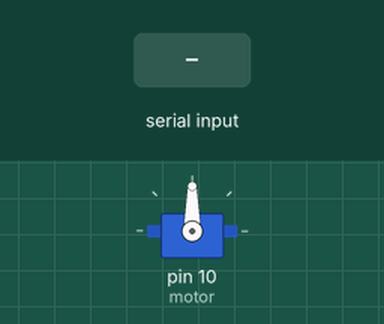
Simulated run of this sketch. Board: Arduino Uno, built with avr-gcc and run on an emulated ATmega328P. Shown: servo. The test bench sets the inputs (shaded band).

Above: at 1.2 s.
1.3 s: "90,45\n" received over Serial
At 2.2 s:
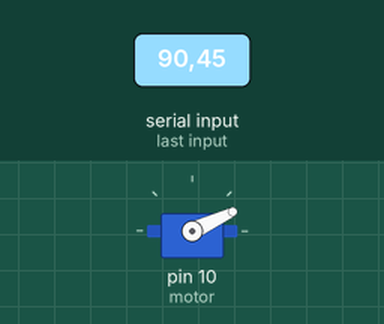
Timing chart, 0 to 4.3 s (numbered marks = the images above; inputs shaded):
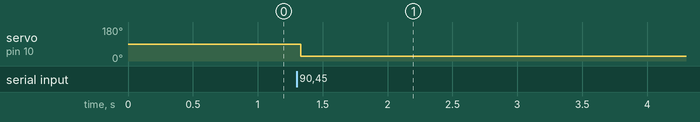

The sketch:

skateboard.ino
```cpp
#include <Servo.h>
#define MaxServoTime 2400 //Real is 2400
#define MinServoTime 800 //Real is 800
#define MidServoTime 1500
volatile unsigned int servoTime = MidServoTime;
Servo motor;

void setup()
{
  Serial.begin(38400);
  motor.attach(10);
  Serial.setTimeout(30);
}

void loop()
{
  static int lastServoTime;
  while (Serial.available() > 0) {
    //Serial.write(Serial.read());
    servoTime = Serial.parseInt();
    if (servoTime == 0) {
      servoTime = lastServoTime;
    }
    else {
      lastServoTime = servoTime;
    }
    motor.writeMicroseconds(constrain(lastServoTime, MinServoTime, MaxServoTime));
 }
 //Serial.println(lastServoTime);
}
```

Measured:
- after the input at 1.3 s, servo on pin 10 (motor): 90° → 25° at once
